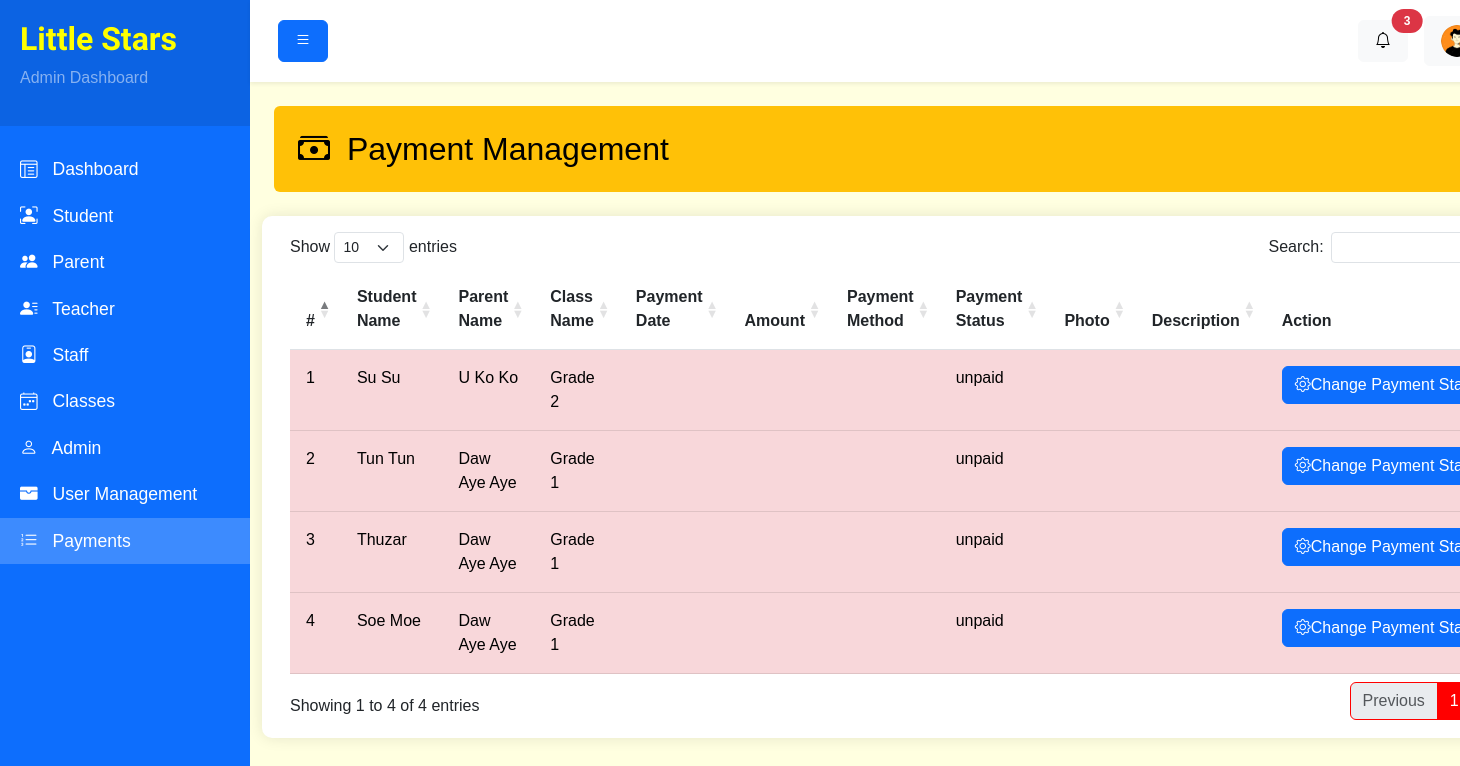
The page /backend/payments.php (signed in) on the database as committed earlier.
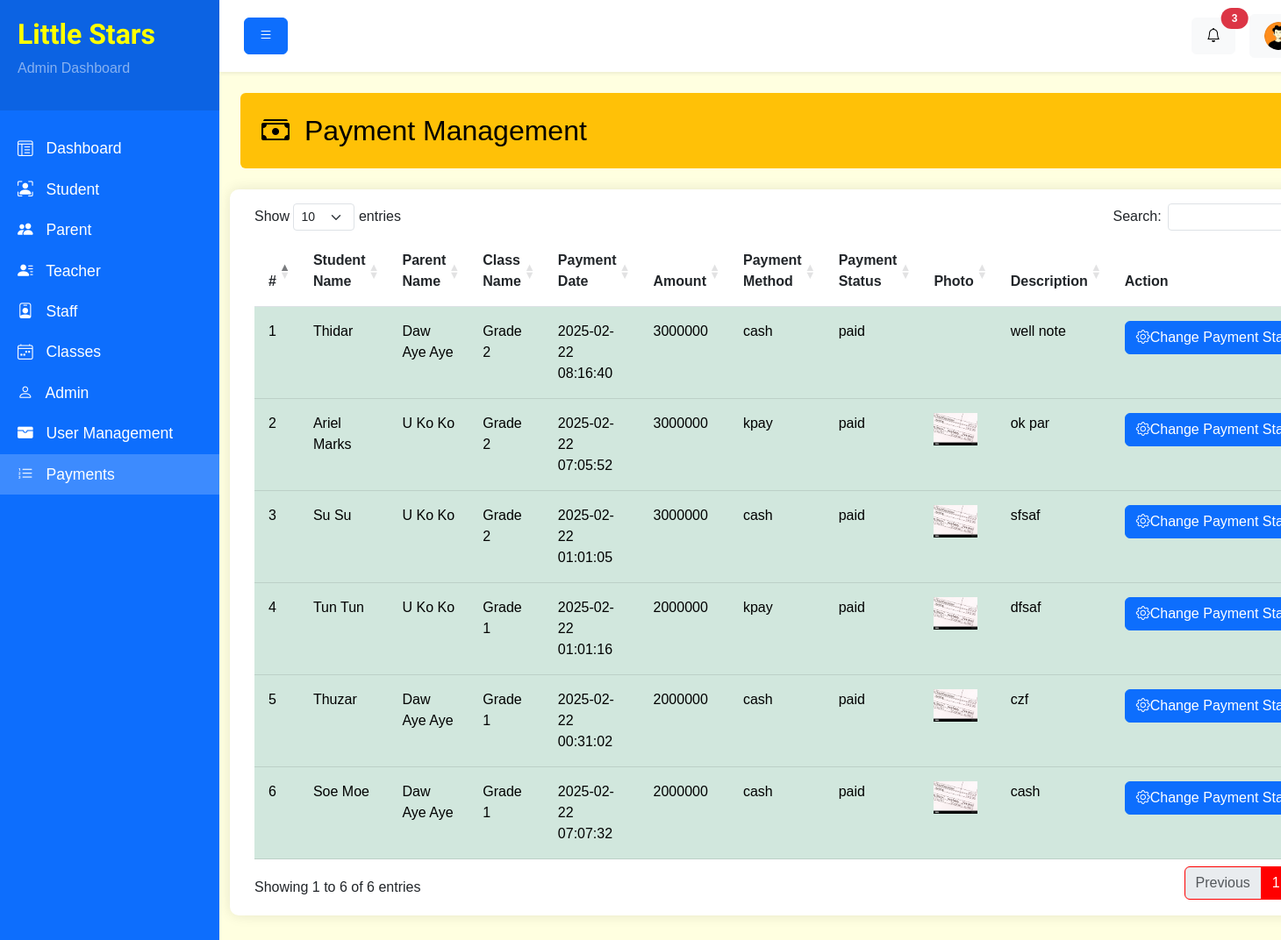
The same page on the database as committed later.
### tables this page shows
CREATE TABLE `Payments` (
  `payment_id` int NOT NULL,
  `student_id` int NOT NULL,
  `class_id` int NOT NULL,
  `payment_date` timestamp NULL DEFAULT NULL,
  `amount` int DEFAULT NULL,
  `payment_method` enum('cash','kpay','bank transfer') DEFAULT NULL,
  `payment_status` enum('unpaid','paid','checking','decline') NOT NULL DEFAULT 'unpaid',
  `photo` varchar(255) DEFAULT NULL,
  `description` text
);

CREATE TABLE `Students` (
  `student_id` int NOT NULL,
  `parent_id` int NOT NULL,
  `class_id` int NOT NULL,
  `name` varchar(50) NOT NULL,
  `photo` varchar(255) DEFAULT NULL,
  `date_of_birth` date NOT NULL,
  `gender` enum('male','female') NOT NULL DEFAULT 'male',
  `enrollment_date` date NOT NULL,
  `status` enum('active','suspend','pending') NOT NULL DEFAULT 'pending'
);

CREATE TABLE `Parents` (
  `parent_id` int NOT NULL,
  `user_id` int NOT NULL,
  `name` varchar(50) NOT NULL,
  `photo` varchar(255) DEFAULT NULL,
  `phone` varchar(50) NOT NULL,
  `address` text
);

CREATE TABLE `Classes` (
  `class_id` int NOT NULL,
  `teacher_id` int NOT NULL,
  `class_name` varchar(50) NOT NULL,
  `fees` int NOT NULL,
  `age_group` varchar(50) NOT NULL,
  `max_students` int DEFAULT NULL,
  `schedule` text,
  `start_date` date NOT NULL,
  `status` enum('active','inactive') NOT NULL DEFAULT 'active'
);

### backend/payments.php (the view, shortened to what this page needs)
<?php include '../database/db.php'; ?>
<?php include 'layouts/header.php'; ?>
<?php
    $get_parent_list_query = "SELECT *, Payments.photo AS payment_photo, Students.name AS student_name, Parents.name AS parent_name, Classes.class_name AS class_name
    FROM Payments
    LEFT JOIN Students ON Payments.student_id = Students.student_id
    LEFT JOIN Parents ON Students.parent_id = Parents.parent_id
    LEFT JOIN Classes ON Payments.class_id = Classes.class_id
    ORDER BY payment_id DESC
    ";
    $statement = $pdo->prepare($get_parent_list_query);
    $statement->execute();
    $payments = [];
    while ($payment = $statement->fetch(PDO::FETCH_ASSOC)) {
        $payments[] = $payment;
    }
?>
<div class="wrapper">
    <?php include 'components/sidebar.php'; ?>
    <div id="content">
        <?php include 'components/top-nav.php'; ?>
        <div class="container-fluid p-4">
            <div class="bg-warning text-black p-4 rounded  d-flex justify-content-between align-items-left mb-4">
                <h2 class="mb-0"><i class="bi bi-cash-stack me-2"></i> Payment Management</h2>
            </div>
            <div class="row">
                <div class="card">
                    <div class="card-body">
                        <div class="table-responsive" style="min-height: 320px;">
                            <table class="table" id="parentsTable">
                                <thead>
                                    <tr>
                                        <th>#</th>
                                        <th>Student Name</th>
                                        <th>Parent Name</th>
                                        <th>Class Name</th>
                                        <th>Payment Date</th>
                                        <th>Amount</th>
                                        <th>Payment Method</th>
                                        <th>Payment Status</th>
                                        <th>Photo</th>
                                        <th>Description</th>
                                        <th>Action</th>
                                    </tr>
                                </thead>
                                <tbody>
                                    <?php if (isset($payments) && count($payments) > 0) : ?>
                                        <?php $i = 1; ?>
                                        <?php foreach ($payments as $payment) : ?>
                                            <tr
                                            <?php if($payment['payment_status'] == 'unpaid') : ?>
                                                class="table-danger"
                                            <?php endif; ?>
                                            <?php if($payment['payment_status'] == 'paid') : ?>
                                                class="table-success"
                                            <?php endif; ?>
                                            >
                                                <td><?= $i++ ?></td>
                                                <td><?= $payment['student_name'] ?></td>
                                                <td><?= $payment['parent_name'] ?></td>
                                                <td><?= $payment['class_name'] ?></td>
                                                <td><?= $payment['payment_date'] ?></td>
                                                <td><?= $payment['amount'] ?></td>
                                                <td><?= $payment['payment_method'] ?></td>
                                                <td><?= $payment['payment_status'] ?></td>
                                                <td>
                                                    <?php if($payment['payment_photo']) : ?>
                                                        <a href="<?= './uploads/'.$payment['payment_photo'] ?>" data-lightbox="image-1" data-title="My caption">
                                                            <img src="<?= './uploads/'.$payment['payment_photo'] ?>" alt="" width="50px">
                                                        </a>
                                                    <?php endif; ?>
                                                </td>
                                                <td><?= $payment['description'] ?></td>
                                                <td>
                                                    <button class="btn btn-primary dropdown-toggle" type="button" data-bs-toggle="dropdown" aria-expanded="false">
                                                    <i class="bi bi-gear"></i>Change Payment Status
                                                    </button>
                                                </td>
                                            </tr>
                                        <?php endforeach; ?>
                                    <?php endif; ?>
                                </tbody>
                            </table>
                        </div>
                    </div>
                </div>
            </div>
        </div>
    </div>
</div>
<link rel="stylesheet" type="text/css" href="https://cdn.datatables.net/1.11.5/css/dataTables.bootstrap5.min.css">
<link rel="stylesheet" href="https://cdnjs.cloudflare.com/ajax/libs/lightbox2/2.11.3/css/lightbox.min.css">
<?php include 'layouts/footer.php'; ?>

### backend/layouts/header.php (shortened to what this page needs)
<!DOCTYPE html>
<html lang="en">
<head>
    <link rel="stylesheet" href="./css/bootstrap.min.css">
    <link rel="stylesheet" href="./css/bootstrap-icons.min.css">
    <link href="./css/style.css" rel="stylesheet">
</head>
<body>

### backend/components/sidebar.php
<?php
    $navItems = [
        ['name' => 'Dashboard', 'link'=> 'index.php', 'icon' => 'bi bi-layout-text-window-reverse'],
        ['name' => 'Student', 'link'=> 'students.php', 'icon' => 'bi bi-person-bounding-box'],
        ['name' => 'Parent', 'link'=> 'parents.php' , 'icon' => 'bi bi-people-fill'],
        ['name' => 'Teacher', 'link'=> 'teachers.php' , 'icon' => 'bi bi-person-lines-fill'],
        ['name' => 'Staff', 'link'=> 'staff.php' , 'icon' => 'bi bi-person-badge'],
        ['name' => 'Classes', 'link'=> 'classes.php' , 'icon' => 'bi bi-calendar4-week'],
        ['name' => 'Admin', 'link'=> 'admins.php' , 'icon' => 'bi bi-person'],
        ['name' => 'User Management', 'link'=> 'users.php' , 'icon' => 'bi bi-wallet-fill'],
        ['name' => 'Payments', 'link'=> 'payments.php' , 'icon' => 'bi bi-list-ol'],
    ];
    function activeClass($itemUrl): string {
        $itemUrl = '/backend/' . $itemUrl;
        if ($_SERVER['REQUEST_URI'] == $itemUrl) {
            return 'active';
        }
        return '';
    }
?>
  <nav id="sidebar" class="bg-primary">
      <div class="sidebar-header">
          <h2 class="logo-title text-white">Little Stars</h2>
          <p class="text-white-50">Admin Dashboard</p>
      </div>
      <ul class="list-unstyled components">
            <?php foreach ($navItems as $item ): ?>
                <li class="<?php echo activeClass($item['link']); ?>">
                    <a href="<?php echo '/backend/'.$item['link'] ?>" >
                    <i class="<?php echo $item['icon'] ?>"></i>
                    <?php echo $item['name'] ?>
                    </a>
                </li>
            <?php endforeach; ?>
      </ul>
  </nav>

### backend/components/top-nav.php (shortened to what this page needs)
<nav class="navbar navbar-expand-lg navbar-light bg-white shadow-sm">
    <div class="container-fluid">
        <button id="sidebarCollapseBtn"  type="button" class="btn btn-primary" onclick="activeSidebar()">
            <i class="bi bi-list"></i>
        </button>
        <div class="ms-auto d-flex align-items-center">
            <div class="dropdown me-3">
                <button class="btn btn-light position-relative" type="button" data-bs-toggle="dropdown">
                    <i class="bi bi-bell"></i>
                    <span
                        class="position-absolute top-0 start-100 translate-middle badge rounded-pill bg-danger">
                        3
                    </span>
                </button>
            </div>
            <div class="dropdown">
                <button class="btn btn-light d-flex align-items-center" type="button" data-bs-toggle="dropdown">
                    <img width="32px" height="32px" src="<?= $_SESSION['admin_user']['photo'] ? 'uploads/' . $_SESSION['admin_user']['photo'] : 'https://placehold.co/32' ?>" class="rounded-circle me-2" alt="Admin">
                </button>
            </div>
        </div>
    </div>
</nav>

### backend/layouts/footer.php (shortened to what this page needs)
</body>
</html>

### backend/css/style.css (style rules this page uses)
body { background: #f8f9fa; font-family: "Arial", sans-serif; }
.wrapper { display: flex; width: 100%; }
#sidebar { min-width: 250px; max-width: 250px; min-height: 100vh; transition: all 0.3s; }
#sidebar .sidebar-header { padding: 20px; background: rgba(0, 0, 0, 0.1); }
#sidebar ul.components { padding: 20px 0; }
#sidebar ul li a { padding: 10px 20px; font-size: 1.1em; display: block; color: #fff; text-decoration: none; transition: all 0.3s; }
#sidebar ul li.active > a { background: rgba(255, 255, 255, 0.2); }
#sidebar ul li a i { margin-right: 10px; }
#content { width: 100%; min-height: 100vh; }
.card { border: none; border-radius: 10px; box-shadow: 0 0 15px rgba(0, 0, 0, 0.1); margin-bottom: 20px; }
.table > :not(caption) > * > * { padding: 1rem; }
.badge { padding: 0.5em 1em; }
.navbar { padding: 1rem; }
.navbar .btn { padding: 0.5rem 1rem; }
#sidebar { margin-left: 0; }

### backend/layouts/header.php (style rules this page uses)
body { background-color: lightyellow !important; }
h2.logo-title { color: yellow !important; font-weight:bold; font-family: 'Schoolbell', serif; }

Rows that differ between the two databases and show on the page:
added payments: student.name "Thidar", parents.name "Daw Aye Aye", class.class_name "Grade 2", payment_date "2025-02-22 08:16:40", amount "3000000", payment_method "cash", payment_status "paid", description "well note"
added payments: student.name "Ariel Marks", parents.name "U Ko Ko", class.class_name "Grade 2", payment_date "2025-02-22 07:05:52", amount "3000000", payment_method "kpay", payment_status "paid", photo (picture), description "ok par"
changed payments "Su Su": payment_date (not shown) → "2025-02-22 01:01:05"; amount (not shown) → "3000000"; payment_method (not shown) → "cash"; payment_status "unpaid" → "paid"; photo empty → "p_4.jpg" (drawn); photo: picture added; description (not shown) → "sfsaf"
changed payments "Tun Tun": parents.name "Daw Aye Aye" → "U Ko Ko"; payment_date (not shown) → "2025-02-22 01:01:16"; amount (not shown) → "2000000"; payment_method (not shown) → "kpay"; payment_status "unpaid" → "paid"; photo empty → "p_3.jpg" (drawn); photo: picture added; description (not shown) → "dfsaf"
changed payments "Thuzar": payment_date (not shown) → "2025-02-22 00:31:02"; amount (not shown) → "2000000"; payment_method (not shown) → "cash"; payment_status "unpaid" → "paid"; photo empty → "p_2.jpg" (drawn); photo: picture added; description (not shown) → "czf"
changed payments "Soe Moe": payment_date (not shown) → "2025-02-22 07:07:32"; amount (not shown) → "2000000"; payment_method (not shown) → "cash"; payment_status "unpaid" → "paid"; photo empty → "p_1.jpg" (drawn); photo: picture added; description (not shown) → "cash"
Other text that changed with them:
text written by a page script: "Show entries Search: Showing 1 to 4 of 4 entries Previous 1" → "Show entries Search: Showing 1 to 6 of 6 entries Previous 1"
